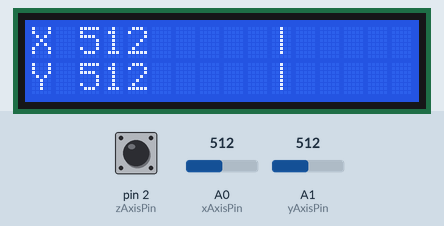
Simulated run of this sketch. Board: Arduino Uno, built with avr-gcc and run on an emulated ATmega328P. On the bench: 16×2 character LCD. The inputs (shaded band) are chosen by the test bench; at power-on: pin 2 (zAxisPin) HIGH, A0 (xAxisPin) = 512, A1 (yAxisPin) = 512.

Above: at 4.2 s.
4.3 s: pin 2 (zAxisPin) pulled LOW for 0.15 s
At 4.48 s:
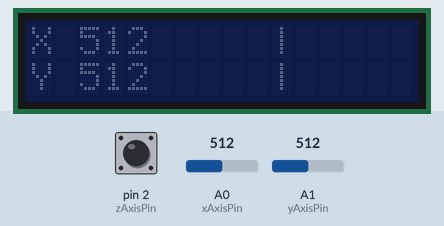
6.1 s: A0 (xAxisPin) set to 554
At 7.4 s:
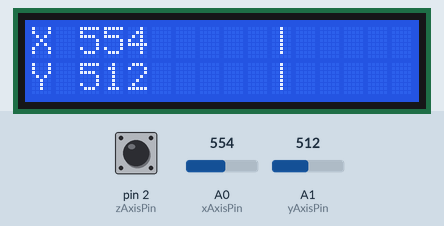
7.7 s: A0 (xAxisPin) set to 587
At 8.5 s:
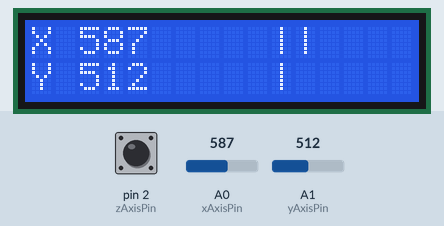
9.3 s: A1 (yAxisPin) set to 555
At 10.6 s:
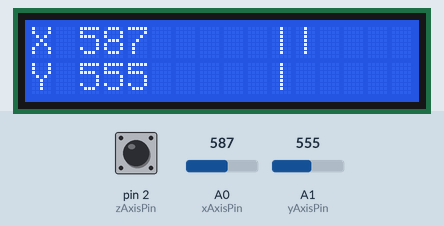
10.9 s: A1 (yAxisPin) set to 577
At 11.6 s:
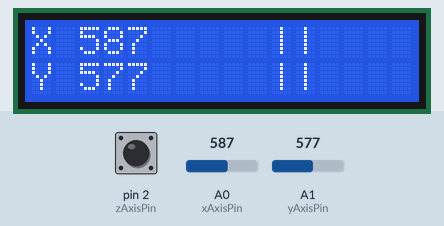
12.5 s: pin 2 (zAxisPin) pulled LOW for 1 s
At 12.75 s:
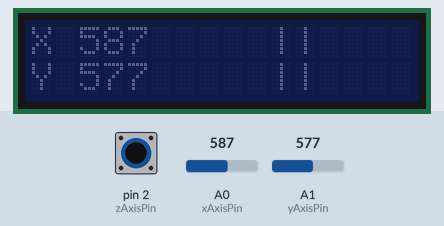
Timing chart, 0 to 15.5 s (numbered marks = the images above; inputs shaded):
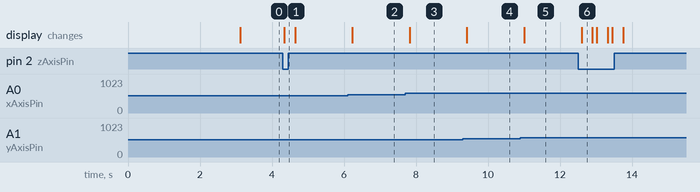

The sketch:

____.ino
```cpp
#include <Wire.h>
#include <LiquidCrystal_I2C.h>
LiquidCrystal_I2C lcd(0x27,16,2);
const int xAxisPin = 0;
const int yAxisPin = 1;
const int zAxisPin = 2;

void setup() {
  // put your setup code here, to run once:
  pinMode(zAxisPin, INPUT_PULLUP);

  lcd.init();
  lcd.backlight();
  lcd.print("ex 6.5");
  lcd.setCursor(0, 1);
  lcd.print("JoyStick");
  delay(3000);

  lcd.clear();
  lcd.setCursor(0,0);
  lcd.print("X : ");
  lcd.setCursor(0,1);
  lcd.print("Y : ");
  lcd.setCursor(15,1);
}

void loop() {
  // put your main code here, to run repeatedly:
  int xValue = analogRead(xAxisPin);
  int yValue = analogRead(yAxisPin);
  int zValue = digitalRead(zAxisPin);

  int xDisplay = map(xValue,0,1023,6,15);
  int yDisplay = map(yValue,0,1023,6,15);

  lcd.setCursor(2,0);
  lcd.print("     ");
  lcd.setCursor(2,0);
  lcd.print(xValue);

  lcd.setCursor(xDisplay,0);
  lcd.print("|");
  lcd.setCursor(2,1);
  lcd.print("     ");
  lcd.setCursor(2,1);
  lcd.print(yValue);
  lcd.setCursor(yDisplay,1);
  lcd.print("|");

  if(zValue == LOW){
    lcd.noBacklight();
    delay(300);
    lcd.backlight();
    }
    delay(100);
}
```

Measured:
- the behaviour switches between 568 and 569 on A0 (xAxisPin) (found by bisection; images 2 and 3)
- the behaviour switches between 568 and 569 on A1 (yAxisPin) (found by bisection; images 4 and 5)
- after the input at 4.3 s, the display: changes at once (image 1)
- after the input at 6.1 s, the display: changes after 0.13 s (image 2)
- after the input at 7.7 s, the display: changes after 0.12 s (image 3)
- after the input at 9.3 s, the display: changes after 0.12 s (image 4)
- after the input at 10.9 s, the display: changes after 0.11 s (image 5)
- after the input at 12.5 s, the display: changes after 0.10 s (image 6)
